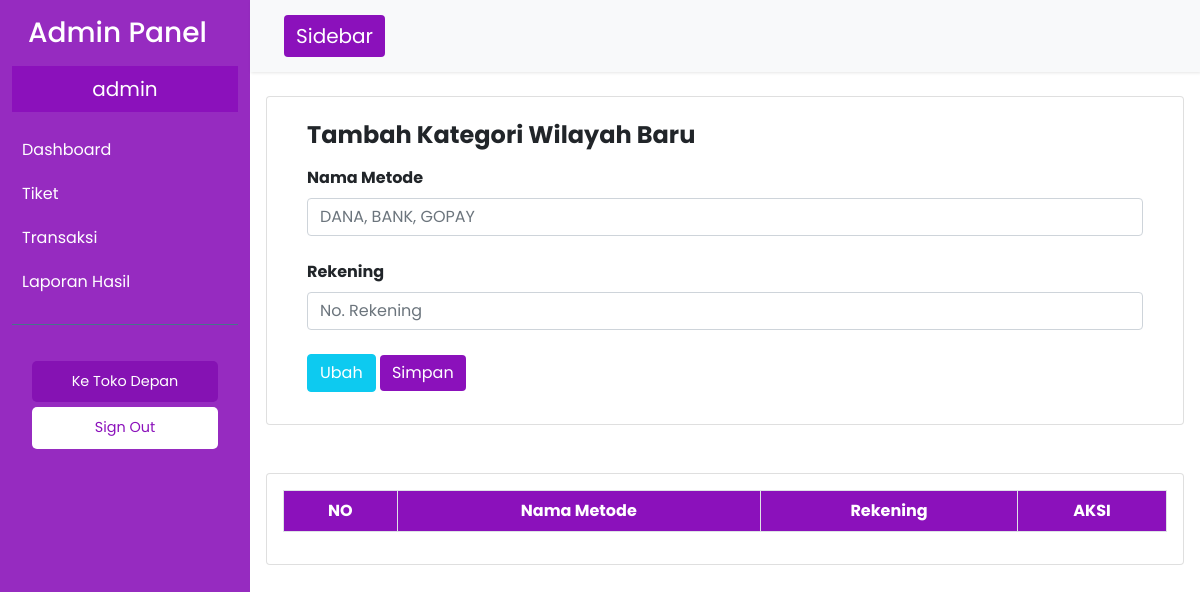
The page /admin/metode.php (signed in) on the database as committed earlier.
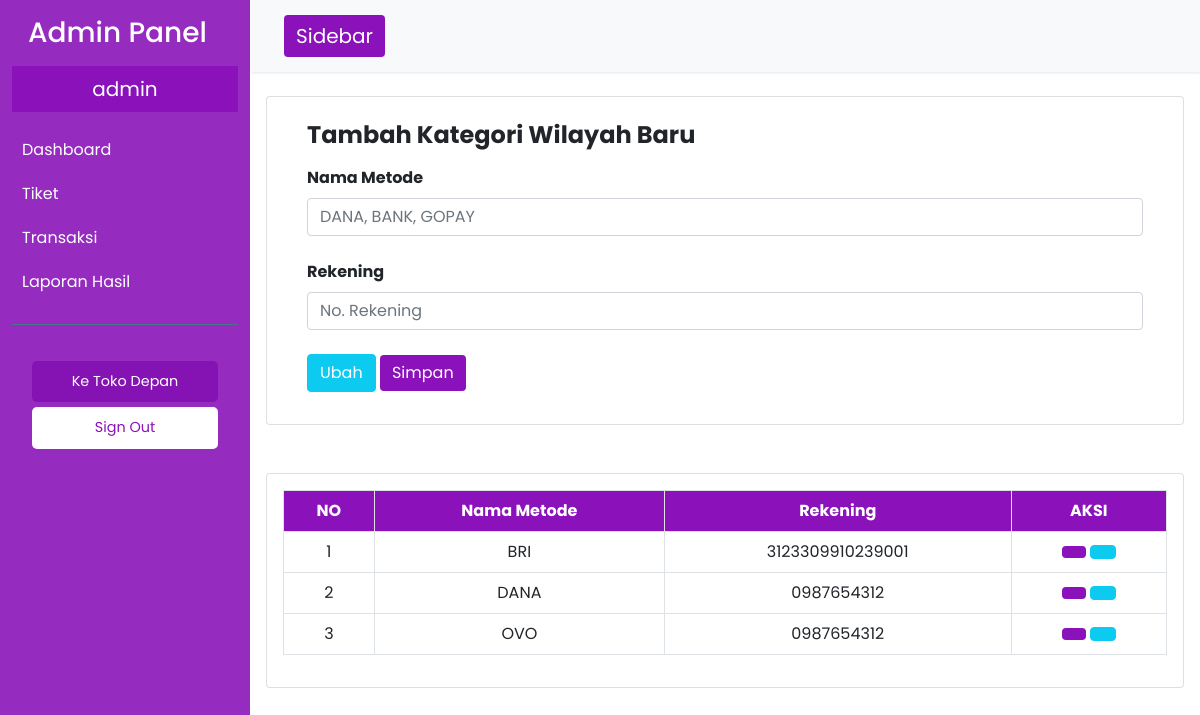
The same page on the database as committed later.
### tables this page shows
CREATE TABLE `metode_bayar` (
  `id_bayar` int(11) NOT NULL,
  `nama_metode` varchar(255) DEFAULT NULL,
  `rekening` varchar(255) DEFAULT NULL
);

### admin/metode.php (the view, shortened to what this page needs)
<?php
   include "../db/konek.php";
?>
<!DOCTYPE html>
<html lang="en">
<head>
    <link rel="stylesheet" href="../assets/css/bootstrap.min.css">
    <link rel="stylesheet" href="../assets/css/main.style.css">
    <link rel="stylesheet" href="../assets/css/sidebar.css">
    <link rel="stylesheet" href="https://maxst.icons8.com/vue-static/landings/line-awesome/line-awesome/1.3.0/css/line-awesome.min.css">
</head>
<body>
   <div class="container-fluid">
      <div class="row flex-nowrap">
         <?php include "../components/sidebar.php" ?>
         <div class="col px-0 w-100">
         <?php include "../components/navatas.php" ?>
                <div class="col-12 px-3 py-4">
                    <div class="card">
                        <div class="card-body">
                            <h4 class="fw-bold pt-2 px-4 text-center text-md-start">Tambah Kategori Wilayah Baru</h2>
                            <form method="post">
                                <div class="container-fluid my-3">
                                    <div class="row">
                                        <div class="co-12 mb-4">
                                            <label for="nama_metode" class="fw-bold mb-2">Nama Metode</label>
                                            <input type="text" name="nama_metode" id="nama_metode" class="form-control" placeholder="DANA, BANK, GOPAY" minlength="3" required>
                                        </div>
                                        <div class="co-12 mb-4">
                                            <label for="rekening" class="fw-bold mb-2">Rekening</label>
                                            <input type="text" name="rekening" id="rekening" class="form-control" placeholder="No. Rekening" minlength="3" required>
                                        </div>
                                        <div class="col-12">
                                            <input type="submit" value="Ubah" name="ubah" id="ubah" class="btn btn-info text-white">
                                            <input type="submit" value="Simpan" name="simpan" id="simpan" class="btn btn-primary btn-ungu">
                                        </div>
                                    </div>
                                </div>
                            </form>
                        </div>
                    </div>
                </div>
                <div class="col-12 px-3 py-4">
                    <div class="card">
                        <div class="card-body pt-3">
                            <div class="table-responsive">
                                <table class="table table-bordered text-center">
                                    <thead class="text-white" style="background-color: var(--ungu);">
                                        <tr>
                                            <th>NO</th>
                                            <th>Nama Metode</th>
                                            <th>Rekening</th>
                                            <th>AKSI</th>
                                        </tr>
                                    </thead>
                                    <tbody>
                                        <?php
                                            $selWil = mysqli_query($konek,"SELECT * FROM metode_bayar");
                                            $no = 1;
                                            while($rowWil=mysqli_fetch_assoc($selWil)) {
                                        ?>
                                                <tr>
                                                    <td><?=$no++;?></td>
                                                    <td><?=$rowWil['nama_metode']?></td>
                                                    <td><?=$rowWil['rekening']?></td>
                                                    <td>
                                                        <button onclick="edit('<?=$rowWil['id_bayar']?>','<?=$rowWil['nama_metode']?>','<?=$rowWil['rekening']?>')" class="btn btn-primary btn-ungu"><i class="las la-pen"></i></button>
                                                        <a href="wilayah.php?w=<?=$rowWil['id_wilayah']?>" class="btn btn-info text-white"><i class="las la-trash"></i></a>
                                                    </td>
                                                </tr>
                                        <?php
                                            }
                                        ?>
                                    </tbody>
                                </table>
                            </div>
                        </div>
                    </div>
                </div>
         </div>
      </div>
   </div>
</body>
</html>

### components/sidebar.php (shortened to what this page needs)
<nav id="sidebar">
            <h3 class="p-3 mb-0">Admin Panel</h3>
            <ul class="list-unstyled components mt-0 pt-0">
                <p class="text-center fs-5 sidebar-header p-2"> <?php echo $_SESSION['nama'] ?></p>
                <li>
                    <a href="dashboard.php?id=all" class="text-decoration-none fs-6 text-white"><i class="las la-tachometer-alt"></i> Dashboard</a>
                </li>
                <li>
                    <a href="#produkSubmenu" data-bs-toggle="collapse" aria-expanded="false" class="dropdown-toggle text-decoration-none fs-6 text-white "><i class="las la-ticket-alt"></i> Tiket</a>
                </li>
                <li>
                    <a href="#produk2" data-bs-toggle="collapse" aria-expanded="false" class="dropdown-toggle text-decoration-none fs-6 text-white "><i class="las la-hand-holding-usd"></i>Transaksi</a>
                </li>
                <li>
                    <a href="hasil.php" class="text-decoration-none fs-6 text-white"><i class="las la-money-bill"></i> Laporan Hasil</a>
                </li>
            </ul>
            <ul class="list-unstyled CTAs">
                <li>
                    <a href="../index.php" class="article text-decoration-none text-white">Ke Toko Depan</a>
                </li>
                <li>
                    <a href="../db/signout.php" class="download text-decoration-none">Sign Out</a>
                </li>
            </ul>
        </nav>

### components/navatas.php (shortened to what this page needs)
<nav class="navbar navbar-expand-lg navbar-light bg-light">
    <div class="container-fluid">
        <button type="button" id="sidebarCollapse" class="btn btn-primary text-white fs-5" style="background-color: #8b11bb;border: none;box-shadow: none;">
            <span>Sidebar</span>
        </button>
    </div>
</nav>

### assets/css/main.style.css (style rules this page uses)
* { padding: 0; margin: 0; font-family: "Poppins"; }
:root { --ungu : #8b11bb; }
.btn-ungu { background: var(--ungu) !important; box-shadow: none !important; border: none !important; }

### assets/css/sidebar.css (style rules this page uses)
.navbar { padding: 15px 10px; width: 100%; background: #fff; border: none; border-radius: 0; box-shadow: 1px 1px 3px rgba(0, 0, 0, 0.1); }
#sidebar { min-width: 250px; max-width: 250px; min-height: 100vh; background: #962bc0; color: #fff; transition: all 0.3s; }
#sidebar .sidebar-header { padding: 20px; background: #8b11bb; }
#sidebar ul.components { padding: 20px 0; border-bottom: 1px solid #47748b; }
#sidebar ul p { color: #fff; padding: 10px; }
#sidebar ul li a { padding: 10px; font-size: 1.1em; display: block; }
.dropdown-toggle::after { display: block; position: absolute; top: 50%; right: 20px; transform: translateY(-50%); }
ul.CTAs { padding: 20px; }
ul.CTAs a { text-align: center; font-size: 0.9em !important; display: block; border-radius: 5px; margin-bottom: 5px; }
a.download { background: #fff; color: #8b11bb; }
a.article { background: #8512b3; }

Rows that differ between the two databases and show on the page:
added metode_bayar: nama_metode "BRI", rekening "3123309910239001"
added metode_bayar: nama_metode "DANA", rekening "0987654312"
added metode_bayar: nama_metode "OVO", rekening "0987654312"
